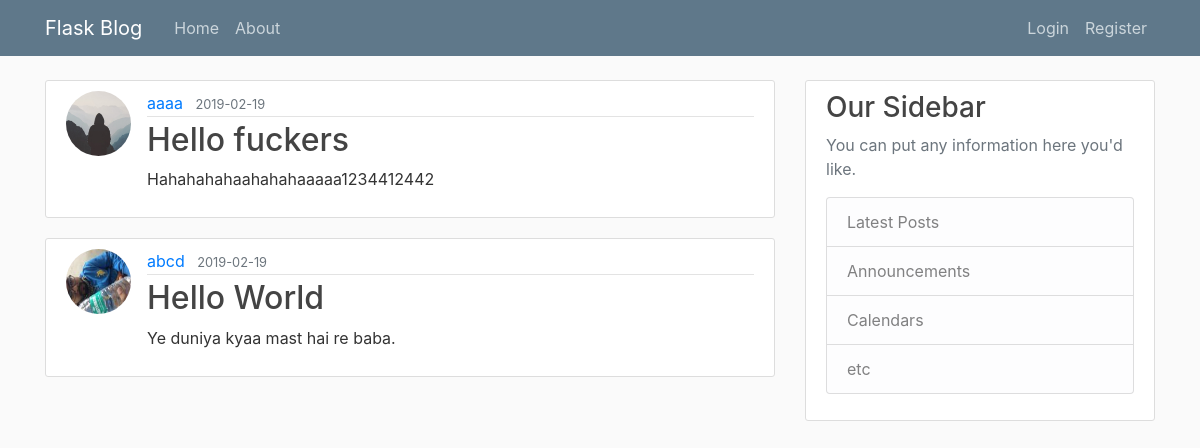
Page /home on the earlier database version.
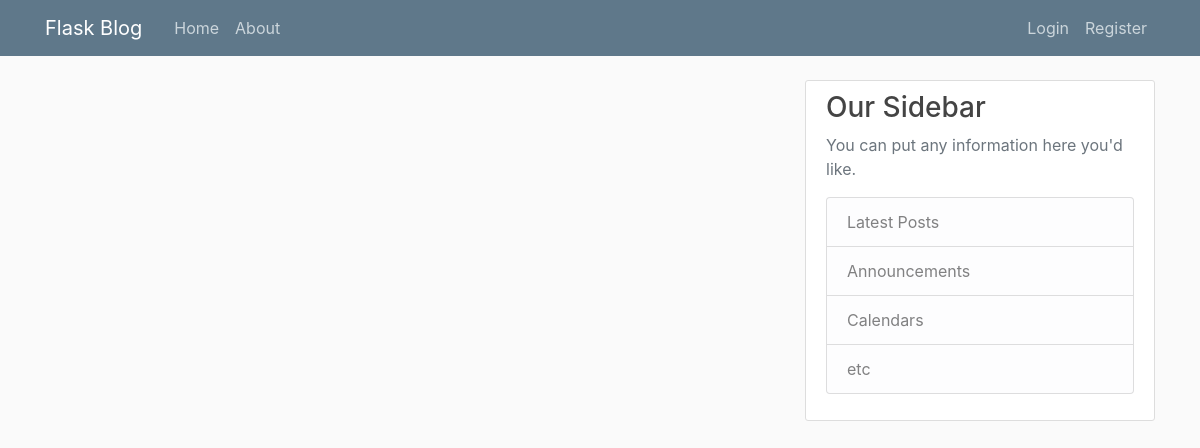
Same page on the later database version.
### blog/models.py (models this page shows, shortened)
class Post(db.Model):
	id=db.Column(db.Integer,primary_key=True)
	title=db.Column(db.String(100),nullable=False)
	date_posted=db.Column(db.DateTime,nullable=False,default=datetime.utcnow)
	content=db.Column(db.Text,nullable=False)
	user_id=db.Column(db.Integer,db.ForeignKey('user.id'),nullable=False)

class User(db.Model,UserMixin):
	id=db.Column(db.Integer,primary_key=True)
	username=db.Column(db.String(20),unique=True,nullable=False)
	email=db.Column(db.String(120),unique=True,nullable=False)
	user_image=db.Column(db.String(20),nullable=False,default='default.jpg')
	password=db.Column(db.String(60),nullable=True)
	posts=db.relationship('Post',backref='author',lazy=True)

### blog/routes.py (the view)
@app.route("/")
@app.route("/home")
def hello():
	page=request.args.get('page',default=1,type=int)
	post=Post.query.order_by(Post.date_posted.desc()).paginate(page=page,per_page=5)
	return render_template('home.html',posts=post)

### blog/templates/home.html
{% extends "layout.html" %}
{% block content %}
	{% for post in posts%}
		<article class="media content-section">
      <img class="rounded-circle article-img" src="{{ url_for('static',filename='profile_pics/'+post.author.user_image)}}">
      <div class="media-body">
        <div class="article-metadata">
          <a class="mr-2" href="#">{{ post.author.username }}</a>
          <small class="text-muted">{{ post.date_posted.strftime('%Y-%m-%d') }}</small>
        </div>
        <h2><a class="article-title" href="{{ url_for('post',post_id=post.id) }}">{{ post.title }}</a></h2>
        <p class="article-content">{{ post.content }}</p>
      </div>
    </article>
	{% endfor %}
{% endblock %}

Differences in the rows shown:
removed Post: user_image (placeholder picture), author.username "aaaa", date_posted "2019-02-19", title "Hello fuckers", content "Hahahahahaahahahaaaaa1234412442"
removed Post: user_image (picture), author.username "abcd", date_posted "2019-02-19", title "Hello World", content "Ye duniya kyaa mast hai re baba."
